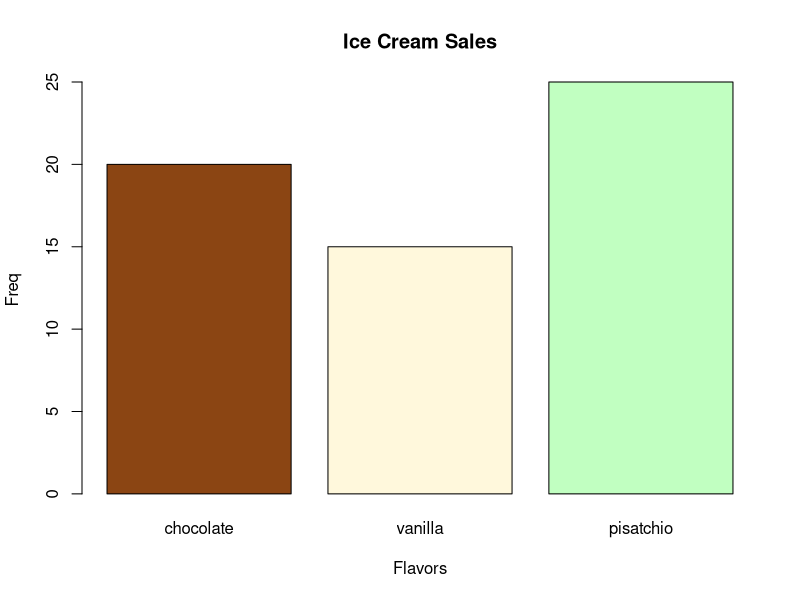
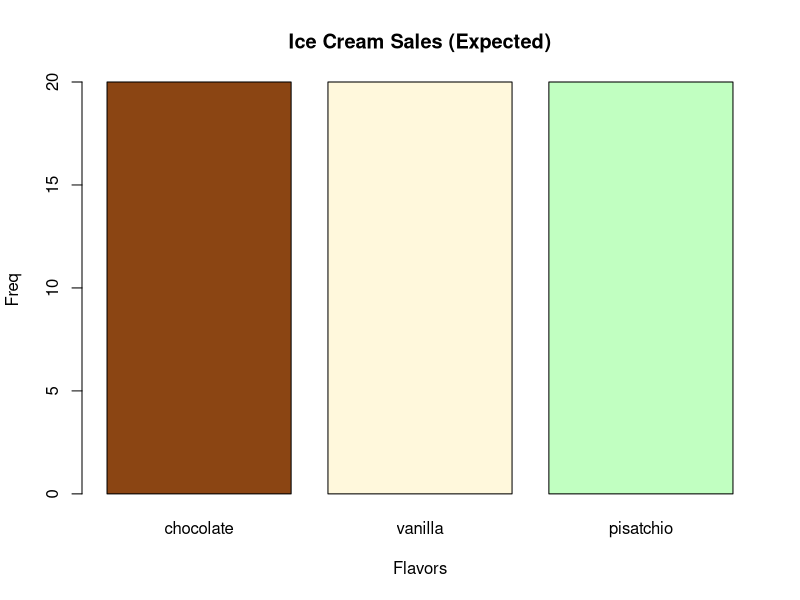

Recreate these plots in R, in order.
### Lecture 16: Chi-square

## Chi-square test of goodness of fit:
# Testing one variable against an expected distribution

# Are draws uniformly distributed across A, B, and C?
ice_cream <- c(chocolate = 20, vanilla = 15, pisatchio = 25)

barplot(ice_cream,
        xlab = "Flavors",
        ylab = "Freq",
        main = "Ice Cream Sales",
        col = c("chocolate4","cornsilk", "darkseagreen1"))

expected <- c(chocolate = 20, vanilla = 20, pisatchio = 20)

barplot(expected,
        xlab = "Flavors",
        ylab = "Freq",
        main = "Ice Cream Sales (Expected)",
        col = c("chocolate4","cornsilk", "darkseagreen1"))

# Optional because expected values are all equal:
obs_exp <- data.frame(observed = ice_cream, expected = expected)

# Chi-square goodness of fit
chisq.test(obs_exp)

# What if I want to test against the null hypothesis that 
# membership in A is twice as probable as B or C:
ice_cream <- c(chocolate = 20, vanilla = 15, pisatchio = 25)
chisq.test(ice_cream, p = c(.50,.25,.25)) # or
chisq.test(ice_cream, p = c(2,1,1), rescale.p = T)

## Chi-squared test of independence: 
# Testing two variables against each other

# Here's an example from the help documentation:
# H0: Party and gender are independent.
politics <- data.frame(rbind(c(762, 327, 468), c(484, 239, 477)))
dimnames(politics) <- list(gender = c("F", "M"), party = c("Democrat","Independent", "Republican"))
politics
chisq.test(politics)  # probably not!

# Post-hoc (don't forget to adjust your p-values to correct for multiple comparisons)
chisq.test(politics$Democrat) # Compare frequencies of Democreat Males and Democrat Females
chisq.test(politics[1,c(1,2)]) # Compare frequencies of Democrat Females and Independent Females 

## Effect size
# Degree of dependence between party and gender:
# Phi:
sqrt(chisq.test(politics)$statistic/100)

# Cramer's v:
min_row_or_col = 2
sqrt(chisq.test(politics)$statistic/(100*(min_row_or_col-1)))
